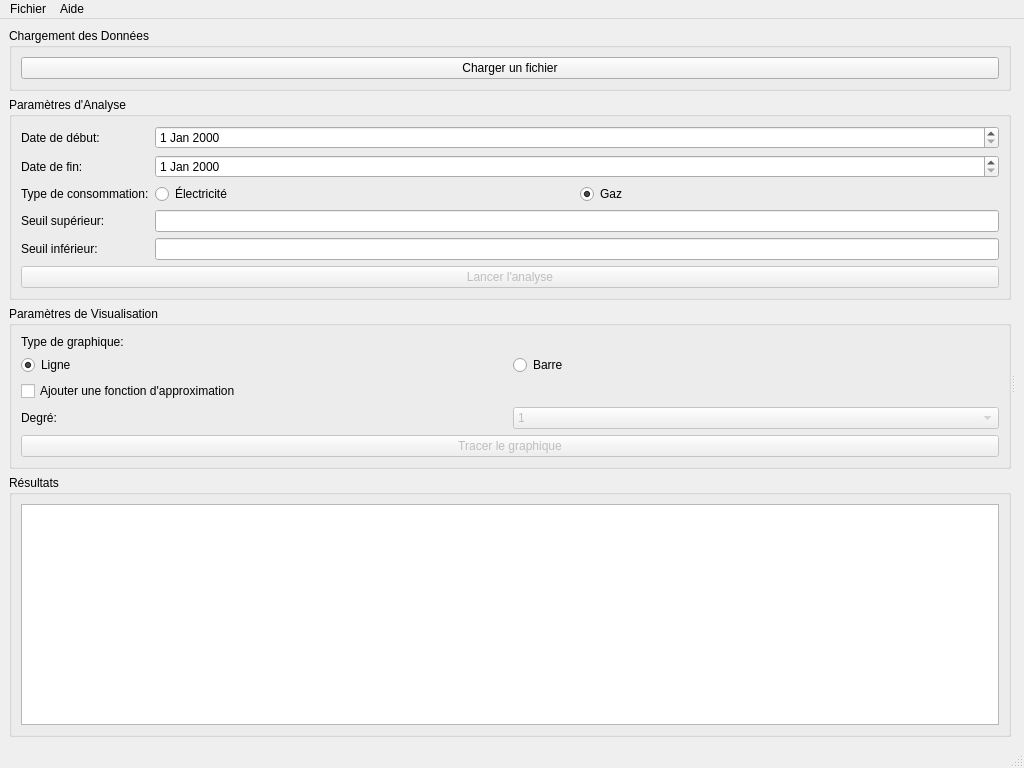
<?xml version="1.0" encoding="UTF-8"?>
<ui version="4.0">
 <class>MainWindow</class>
 <widget class="QMainWindow" name="MainWindow">
  <property name="geometry">
   <rect>
    <x>0</x>
    <y>0</y>
    <width>1024</width>
    <height>768</height>
   </rect>
  </property>
  <property name="windowTitle">
   <string>Analyse de Consommation Énergétique</string>
  </property>
  <widget class="QWidget" name="centralwidget">
   <layout class="QVBoxLayout" name="verticalLayout">
    <item>
     <widget class="QSplitter" name="splitter">
      <property name="orientation">
       <enum>Qt::Horizontal</enum>
      </property>
      <widget class="QWidget" name="layoutWidget">
       <layout class="QVBoxLayout" name="verticalLayout_2">
        <item>
         <widget class="QGroupBox" name="groupBox">
          <property name="title">
           <string>Chargement des Données</string>
          </property>
          <layout class="QVBoxLayout" name="verticalLayout_3">
           <item>
            <widget class="QPushButton" name="btnLoadFile">
             <property name="text">
              <string>Charger un fichier</string>
             </property>
            </widget>
           </item>
          </layout>
         </widget>
        </item>
        <item>
         <widget class="QGroupBox" name="groupBox_2">
          <property name="title">
           <string>Paramètres d'Analyse</string>
          </property>
          <layout class="QFormLayout" name="formLayout">
           <item row="0" column="0">
            <widget class="QLabel" name="label">
             <property name="text">
              <string>Date de début:</string>
             </property>
            </widget>
           </item>
           <item row="0" column="1">
            <widget class="QDateEdit" name="dateStart"/>
           </item>
           <item row="1" column="0">
            <widget class="QLabel" name="label_2">
             <property name="text">
              <string>Date de fin:</string>
             </property>
            </widget>
           </item>
           <item row="1" column="1">
            <widget class="QDateEdit" name="dateEnd"/>
           </item>
           <item row="2" column="0">
            <widget class="QLabel" name="label_3">
             <property name="text">
              <string>Type de consommation:</string>
             </property>
            </widget>
           </item>
           <item row="2" column="1">
            <layout class="QHBoxLayout" name="horizontalLayout">
             <item>
              <widget class="QRadioButton" name="radioElectricity">
               <property name="text">
                <string>Électricité</string>
               </property>
               <property name="checked">
                <bool>false</bool>
               </property>
              </widget>
             </item>
             <item>
              <widget class="QRadioButton" name="radioGas">
               <property name="text">
                <string>Gaz</string>
               </property>
               <property name="checked">
                <bool>true</bool>
               </property>
              </widget>
             </item>
            </layout>
           </item>
           <item row="3" column="0">
            <widget class="QLabel" name="label_4">
             <property name="text">
              <string>Seuil supérieur:</string>
             </property>
            </widget>
           </item>
           <item row="3" column="1">
            <widget class="QLineEdit" name="txtThresholdAbove"/>
           </item>
           <item row="4" column="0">
            <widget class="QLabel" name="label_5">
             <property name="text">
              <string>Seuil inférieur:</string>
             </property>
            </widget>
           </item>
           <item row="4" column="1">
            <widget class="QLineEdit" name="txtThresholdBelow"/>
           </item>
           <item row="5" column="0" colspan="2">
            <widget class="QPushButton" name="btnAnalyze">
             <property name="enabled">
              <bool>false</bool>
             </property>
             <property name="text">
              <string>Lancer l'analyse</string>
             </property>
            </widget>
           </item>
          </layout>
         </widget>
        </item>
        <item>
         <widget class="QGroupBox" name="groupBox_3">
          <property name="title">
           <string>Paramètres de Visualisation</string>
          </property>
          <layout class="QVBoxLayout" name="verticalLayout_4">
           <item>
            <widget class="QLabel" name="label_6">
             <property name="text">
              <string>Type de graphique:</string>
             </property>
            </widget>
           </item>
           <item>
            <layout class="QHBoxLayout" name="horizontalLayout_2">
             <item>
              <widget class="QRadioButton" name="radioLine">
               <property name="text">
                <string>Ligne</string>
               </property>
               <property name="checked">
                <bool>true</bool>
               </property>
              </widget>
             </item>
             <item>
              <widget class="QRadioButton" name="radioBar">
               <property name="text">
                <string>Barre</string>
               </property>
              </widget>
             </item>
            </layout>
           </item>
           <item>
            <widget class="QCheckBox" name="chkApproximation">
             <property name="text">
              <string>Ajouter une fonction d'approximation</string>
             </property>
            </widget>
           </item>
           <item>
            <layout class="QHBoxLayout" name="horizontalLayout_3">
             <item>
              <widget class="QLabel" name="label_7">
               <property name="text">
                <string>Degré:</string>
               </property>
              </widget>
             </item>
             <item>
              <widget class="QComboBox" name="cmbDegree">
               <property name="enabled">
                <bool>false</bool>
               </property>
               <item>
                <property name="text">
                 <string>1</string>
                </property>
               </item>
               <item>
                <property name="text">
                 <string>2</string>
                </property>
               </item>
               <item>
                <property name="text">
                 <string>3</string>
                </property>
               </item>
               <item>
                <property name="text">
                 <string>4</string>
                </property>
               </item>
               <item>
                <property name="text">
                 <string>5</string>
                </property>
               </item>
              </widget>
             </item>
            </layout>
           </item>
           <item>
            <widget class="QPushButton" name="btnPlot">
             <property name="enabled">
              <bool>false</bool>
             </property>
             <property name="text">
              <string>Tracer le graphique</string>
             </property>
            </widget>
           </item>
          </layout>
         </widget>
        </item>
        <item>
         <widget class="QGroupBox" name="groupBox_4">
          <property name="title">
           <string>Résultats</string>
          </property>
          <layout class="QVBoxLayout" name="verticalLayout_5">
           <item>
            <widget class="QTextEdit" name="txtResults">
             <property name="readOnly">
              <bool>true</bool>
             </property>
            </widget>
           </item>
          </layout>
         </widget>
        </item>
       </layout>
      </widget>
      <widget class="QWidget" name="layoutWidget1">
       <layout class="QVBoxLayout" name="plotLayout"/>
      </widget>
     </widget>
    </item>
   </layout>
  </widget>
  <widget class="QMenuBar" name="menubar">
   <property name="geometry">
    <rect>
     <x>0</x>
     <y>0</y>
     <width>1024</width>
     <height>21</height>
    </rect>
   </property>
   <widget class="QMenu" name="menuFile">
    <property name="title">
     <string>Fichier</string>
    </property>
    <addaction name="actionLoad_File"/>
    <addaction name="actionLoad_From_URL"/>
    <addaction name="separator"/>
    <addaction name="actionExport_Plot"/>
    <addaction name="separator"/>
    <addaction name="actionExit"/>
   </widget>
   <widget class="QMenu" name="menuHelp">
    <property name="title">
     <string>Aide</string>
    </property>
    <addaction name="actionAbout"/>
   </widget>
   <addaction name="menuFile"/>
   <addaction name="menuHelp"/>
  </widget>
  <widget class="QStatusBar" name="statusbar"/>
  <action name="actionLoad_File">
   <property name="text">
    <string>Charger un fichier</string>
   </property>
   <property name="shortcut">
    <string>Ctrl+O</string>
   </property>
  </action>
  <action name="actionExit">
   <property name="text">
    <string>Quitter</string>
   </property>
   <property name="shortcut">
    <string>Ctrl+Q</string>
   </property>
  </action>
  <action name="actionAbout">
   <property name="text">
    <string>À propos</string>
   </property>
  </action>
  <action name="actionLoad_From_URL">
   <property name="text">
    <string>Charger depuis une URL</string>
   </property>
   <property name="shortcut">
    <string>Ctrl+U</string>
   </property>
  </action>
  <action name="actionExport_Plot">
   <property name="text">
    <string>Exporter le graphique</string>
   </property>
   <property name="shortcut">
    <string>Ctrl+S</string>
   </property>
  </action>
 </widget>
 <resources/>
 <connections/>
</ui>
